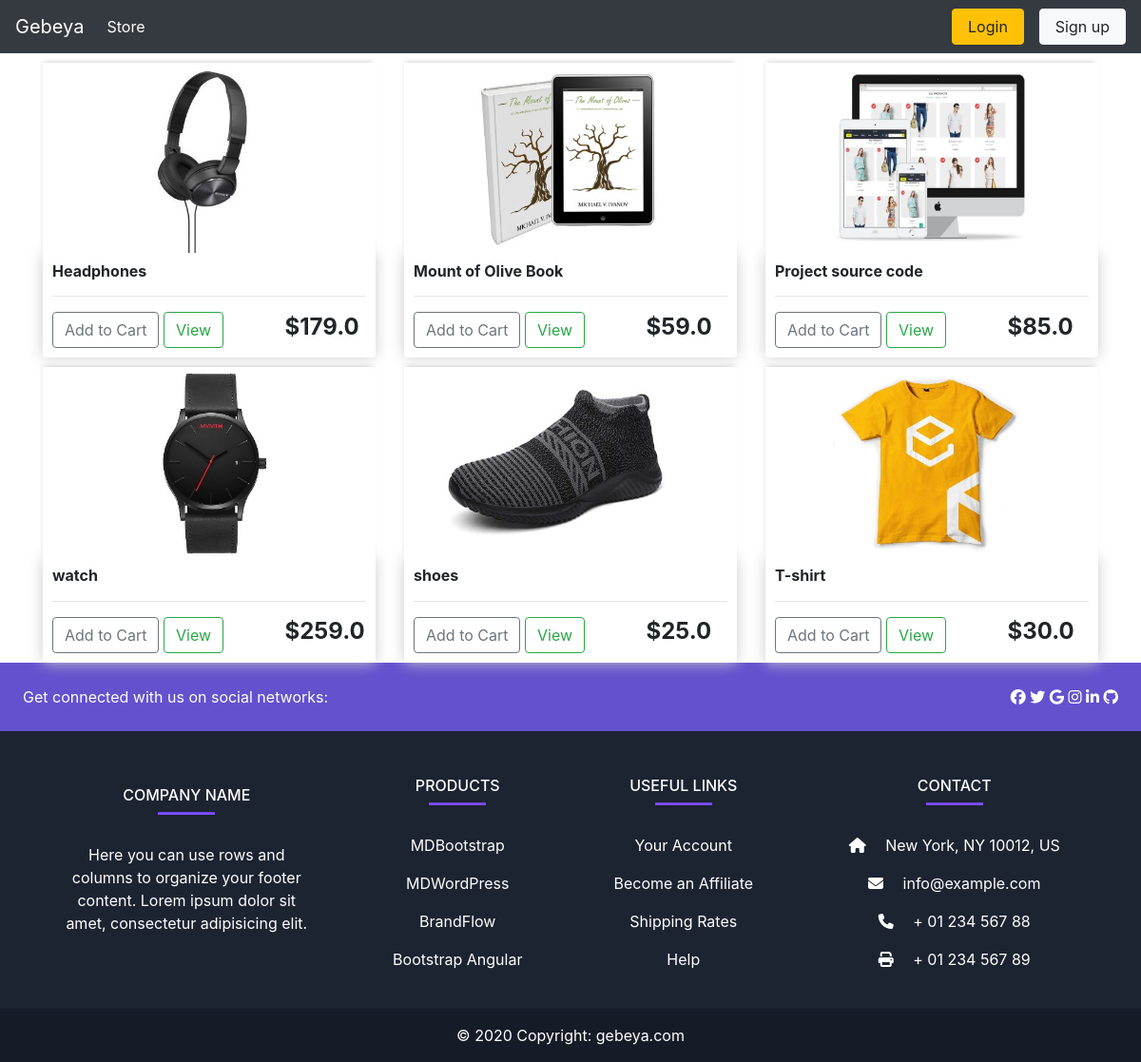
The page / on the database its author committed.
### store/models.py (models this page shows, shortened)
class Product(models.Model):
	name = models.CharField(max_length=200)
	price = models.FloatField()
	digital = models.BooleanField(default=False,null=True, blank=True)
	image = models.ImageField(null=True, blank=True)
	description = models.TextField(null=True)
	@property
	def imageURL(self):
		try:
			url = self.image.url
		except:
			url = ''
		return url

### store/views.py (the view)
# urls.py: path('', include('store.urls')),
def store(request):
    products = Product.objects.all()
    if request.user.is_authenticated:
        customer = request.user
        order, create = Order.objects.get_or_create(customer = customer, complete = False)
        cartItems = order.get_cart_items
    else:
        items = []
        order = {'get_cart_total' : 0, 'get_cart_items' : 0}
        cartItems = order['get_cart_items']
    context = {'products' : products, 'cartItems' : cartItems}
    return render(request, 'store/store.html', context)

### store/templates/store/store.html
{% extends 'store/main.html' %}
{% load static %}
    {% block content %}
    <div class="row">
		{% for product in products %}
			<div class="col-lg-4">
				<img class="thumbnail" src="{{ product.imageURL }}">
				<div class="box-element product">
					<h6><strong>{{product.name}}</strong></h6>
					<hr>
					<a href="{% url 'add-to-cart' product.id %}" class="btn btn-outline-secondary add-btn update-cart">Add to Cart</a>
					<a class="btn btn-outline-success" href="{% url 'detail' product.id %}">View</a>
					<h4 style="display: inline-block; padding-left: 60px;"><strong>${{product.price}}</strong></h4>
				</div>
			</div>
		{% endfor %}
	</div>
    {% endblock content %}

### store/templates/store/main.html (shortened to what this page needs)
{% load static %}
<!DOCTYPE html>
<html lang="en">
<head>
    <link rel="stylesheet" href="https://stackpath.bootstrapcdn.com/bootstrap/4.4.1/css/bootstrap.min.css">
    <link rel="stylesheet" href="{% static 'css/main.css' %}">
    <link href="//maxcdn.bootstrapcdn.com/bootstrap/4.0.0/css/bootstrap.min.css" rel="stylesheet" id="bootstrap-css">
    <link href="https://maxcdn.bootstrapcdn.com/font-awesome/4.7.0/css/font-awesome.min.css" rel="stylesheet">
</head>
<body>
    <header>
        <nav class="navbar navbar-expand-lg navbar-dark bg-dark">
            <a class="navbar-brand" href="{% url 'store' %}">Gebeya</a>
            <div class="collapse navbar-collapse" id="navbarSupportedContent">
              <ul class="navbar-nav mr-auto">
                <li class="nav-item active">
                  <a class="nav-link" href="{% url 'store' %}">Store<span class="sr-only">(current)</span></a>
                </li>
              </ul>
              <div class="form-inline my-2 my-lg-0">
                {% if request.user.is_authenticated %}
                <a href="">Hi {{ request.user }}</a>
                <a href="{% url 'cart' %}">
                   <img  id="cart-icon" src="{% static 'images/cart.png' %}">
               </a>
               <p id="cart-total">  {{ cartItems }} </p>
               <a href="{% url 'logout-form' %}" type="button" class="btn btn-light px-3 ml-3">Logout</a>
               {% else %}
               <a href="{% url 'login-form' %}"class="btn btn-warning px-3 ml-3">Login</a>
               <a href="{% url 'register' %}" type="button" class="btn btn-light px-3 ml-3">Sign up</a>
                {% endif %}
           </div>
            </div>
          </nav>
    </header>
    <div class="container">
        {% block content%}
        {% endblock content%}
    </div>
  <footer
          class="text-center text-lg-start text-white"
          style="background-color: #1c2331"
          >
    <section
             class="d-flex justify-content-between p-4"
             style="background-color: #6351ce"
             >
      <div class="me-5">
        <span>Get connected with us on social networks:</span>
      </div>
      <div>
        <a href="" class="text-white me-4">
          <i class="fab fa-facebook-f"></i>
        </a>
        <a href="" class="text-white me-4">
          <i class="fab fa-twitter"></i>
        </a>
        <a href="" class="text-white me-4">
          <i class="fab fa-google"></i>
        </a>
        <a href="" class="text-white me-4">
          <i class="fab fa-instagram"></i>
        </a>
        <a href="" class="text-white me-4">
          <i class="fab fa-linkedin"></i>
        </a>
        <a href="" class="text-white me-4">
          <i class="fab fa-github"></i>
        </a>
      </div>
    </section>
    <section class="">
      <div class="container text-center text-md-start mt-5">
        <div class="row mt-3">
          <div class="col-md-3 col-lg-4 col-xl-3 mx-auto mb-4">
            <h6 class="text-uppercase fw-bold">Company name</h6>
            <hr
                class="mb-4 mt-0 d-inline-block mx-auto"
                style="width: 60px; background-color: #7c4dff; height: 2px"
                />
            <p>
              Here you can use rows and columns to organize your footer
              content. Lorem ipsum dolor sit amet, consectetur adipisicing
              elit.
            </p>
          </div>
          <div class="col-md-2 col-lg-2 col-xl-2 mx-auto mb-4">
            <h6 class="text-uppercase fw-bold">Products</h6>
            <hr
                class="mb-4 mt-0 d-inline-block mx-auto"
                style="width: 60px; background-color: #7c4dff; height: 2px"
                />
            <p>
              <a href="#!" class="text-white">MDBootstrap</a>
            </p>
            <p>
              <a href="#!" class="text-white">MDWordPress</a>
            </p>
            <p>
              <a href="#!" class="text-white">BrandFlow</a>
            </p>
            <p>
              <a href="#!" class="text-white">Bootstrap Angular</a>
            </p>
          </div>
          <div class="col-md-3 col-lg-2 col-xl-2 mx-auto mb-4">
            <h6 class="text-uppercase fw-bold">Useful links</h6>
            <hr
                class="mb-4 mt-0 d-inline-block mx-auto"
                style="width: 60px; background-color: #7c4dff; height: 2px"
                />
            <p>
              <a href="#!" class="text-white">Your Account</a>
            </p>
            <p>
              <a href="#!" class="text-white">Become an Affiliate</a>
            </p>
            <p>
              <a href="#!" class="text-white">Shipping Rates</a>
            </p>
            <p>
              <a href="#!" class="text-white">Help</a>
            </p>
          </div>
          <div class="col-md-4 col-lg-3 col-xl-3 mx-auto mb-md-0 mb-4">
            <h6 class="text-uppercase fw-bold">Contact</h6>
            <hr
                class="mb-4 mt-0 d-inline-block mx-auto"
                style="width: 60px; background-color: #7c4dff; height: 2px"
                />
            <p><i class="fas fa-home mr-3"></i> New York, NY 10012, US</p>
            <p><i class="fas fa-envelope mr-3"></i> info@example.com</p>
            <p><i class="fas fa-phone mr-3"></i> + 01 234 567 88</p>
            <p><i class="fas fa-print mr-3"></i> + 01 234 567 89</p>
          </div>
        </div>
      </div>
    </section>
    <div
         class="text-center p-3"
         style="background-color: rgba(0, 0, 0, 0.2)"
         >
      © 2020 Copyright:
      <a class="text-white" href="https://mdbootstrap.com/"
         >gebeya.com</a
        >
    </div>
  </footer>
</body>
</html>

### static/css/main.css (style rules this page uses)
body { background-color: hsl(0, 0%, 98%); }
h1,h2,h3,h4,h5,h6 { color:hsl(0, 0%, 30%); }
.box-element { box-shadow:hsl(0, 0%, 80%) 0 0 16px; background-color: #fff; border-radius: 4px; padding: 10px; }
.thumbnail { width: 100%; height: 200px; -webkit-box-shadow: -1px -3px 5px -2px rgba(214,214,214,1); -moz-box-shadow: -1px -3px 5px -2px rgba(214,214,214,1); box-shadow: -1px -3px 5px -2px rgba(214,214,214,1); }
.product { border-radius: 0 0 4px 4px; }
.bg-dark { background-color: #4f868c!important; }
.col-lg-4, .col-lg-6, .col-lg-8, .col-lg-12 { margin-top: 10px; }
.btn { border-radius: 0; }

### rows shown on the page
Product: imageURL (picture), name "Headphones", price "179.0"
Product: imageURL (picture), name "Mount of Olive Book", price "59.0"
Product: imageURL (picture), name "Project source code", price "85.0"
Product: imageURL (picture), name "watch", price "259.0"
Product: imageURL (picture), name "shoes", price "25.0"
Product: imageURL (picture), name "T-shirt", price "30.0"
